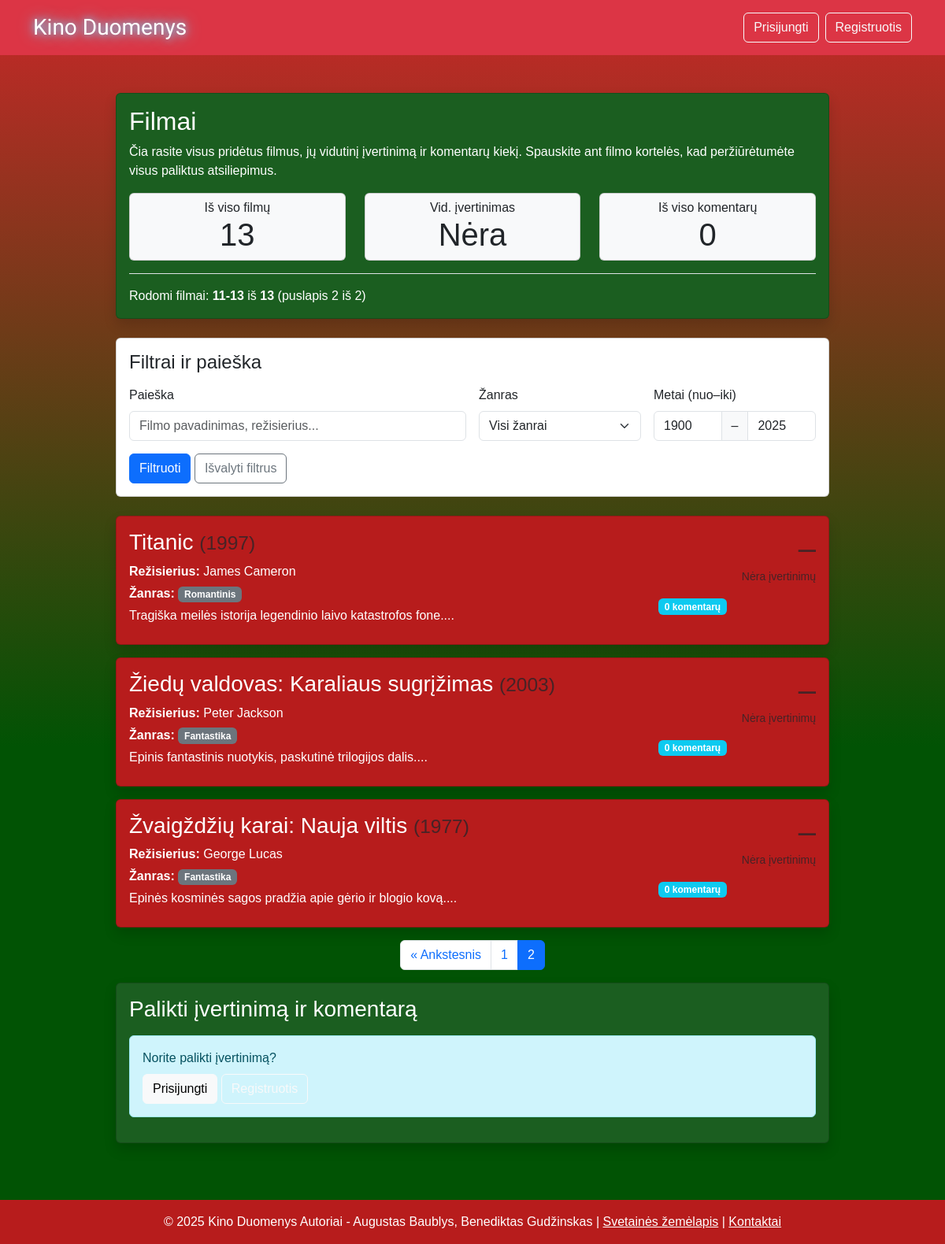
Screenshot of /movies.php?page=2 with the database file from the repository.
### tables this page shows
CREATE TABLE movies (
    id INT PRIMARY KEY AUTO_INCREMENT,
    title VARCHAR(255) NOT NULL,
    release_year INT,
    director VARCHAR(100),
    description TEXT,
    genre VARCHAR(50),
    created_at TIMESTAMP DEFAULT CURRENT_TIMESTAMP
);

### movies.php (the view, shortened to what the rows shown need)
<?php
require_once 'includes/config.php';
require_once 'php/Database.php';
$db = new Database();
$year_from = isset($_GET['year_from']) ? intval($_GET['year_from']) : 1900;
$year_to = isset($_GET['year_to']) ? intval($_GET['year_to']) : date('Y');
$limit = 10;
$page = isset($_GET['page']) ? max(1, intval($_GET['page'])) : 1;
$offset = ($page - 1) * $limit;
$sql = "
    SELECT m.*,
           AVG(r.rating) as avg_rating,
           COUNT(r.id) as review_count
    FROM movies m
    LEFT JOIN reviews r ON m.id = r.movie_id
    WHERE 1=1
";
$params = [];
$sql .= " AND (m.release_year IS NULL OR (m.release_year >= ? AND m.release_year <= ?))";
$params[] = $year_from;
$params[] = $year_to;
$sql .= " GROUP BY m.id ORDER BY m.title";
$sql .= " LIMIT ? OFFSET ?";
$params[] = $limit;
$params[] = $offset;
$movies = $db->fetchAll($sql, $params);
include 'includes/header.php';
?>
<main class="container mt-4">
    <div class="row justify-content-center">
        <section class="col-lg-10">
            <div class="card card-green mb-4 shadow">
                <div class="card-body">
                    <h2 class="card-title">Filmai</h2>
                </div>
            </div>
            <?php if (empty($movies)): ?>
                <div class="alert alert-warning">
                    Filmų nerasta. Pabandykite kitus filtrus arba
                    <?php if (isset($_SESSION['is_admin']) && $_SESSION['is_admin']): ?>
                        <a href="admin/add_movie.php" class="alert-link">pridėkite naują filmą</a>.
                    <?php else: ?>
                        palaukite, kol administratorius pridės filmus.
                    <?php endif; ?>
                </div>
            <?php else: ?>
                <?php foreach ($movies as $movie): ?>
                    <a href="movie.php?id=<?php echo $movie['id']; ?>" class="text-decoration-none text-reset">
                        <div class="card mb-3 card-red shadow hover-lift">
                            <div class="card-body">
                                <div class="row">
                                    <div class="col-md-9">
                                        <h3 class="card-title">
                                            <?php echo htmlspecialchars($movie['title']); ?>
                                            <?php if ($movie['release_year']): ?>
                                                <small class="text-muted">(<?php echo $movie['release_year']; ?>)</small>
                                            <?php endif; ?>
                                        </h3>
                                        <?php if ($movie['director']): ?>
                                            <p class="mb-1">
                                                <strong>Režisierius:</strong>
                                                <?php echo htmlspecialchars($movie['director']); ?>
                                            </p>
                                        <?php endif; ?>
                                        <?php if ($movie['genre']): ?>
                                            <p class="mb-1">
                                                <strong>Žanras:</strong>
                                                <span class="badge bg-secondary"><?php echo htmlspecialchars($movie['genre']); ?></span>
                                            </p>
                                        <?php endif; ?>
                                        <p class="mb-2"><?php echo htmlspecialchars(substr($movie['description'], 0, 150)); ?>...</p>
                                    </div>
                                    <div class="col-md-3 text-end">
                                        <?php if ($movie['avg_rating']): ?>
                                            <div class="mb-3">
                                                <div class="display-6">
                                                    <?php echo number_format($movie['avg_rating'], 1); ?>
                                                    <small class="text-muted fs-6">/10</small>
                                                </div>
                                                <div class="text-warning">
                                                    <?php
                                                    $fullStars = floor($movie['avg_rating']);
                                                    $halfStar = ($movie['avg_rating'] - $fullStars) >= 0.5;
                                                    for ($i = 0; $i < 5; $i++) {
                                                        if ($i < $fullStars) {
                                                            echo '★';
                                                        } elseif ($i == $fullStars && $halfStar) {
                                                            echo '½';
                                                        } else {
                                                            echo '☆';
                                                        }
                                                    }
                                                    ?>
                                                </div>
                                            </div>
                                        <?php else: ?>
                                            <div class="mb-3">
                                                <div class="display-6 text-muted">–</div>
                                                <small class="text-muted">Nėra įvertinimų</small>
                                            </div>
                                        <?php endif; ?>
                                        <div class="d-flex justify-content-between">
                                            <span class="badge bg-info">
                                                <?php echo $movie['review_count']; ?> komentarų
                                            </span>
                                        </div>
                                    </div>
                                </div>
                            </div>
                        </div>
                    </a>
                <?php endforeach; ?>
            <?php endif; ?>
        </section>
    </div>
</main>
<?php
include 'includes/footer.php';
?>

### rows the page displays
movies: title "Titanic", release_year "1997", director "James Cameron", genre "Romantinis", description "Tragiška meilės istorija legendinio laivo katastrofos fone.", review_count "0"
movies: title "Žiedų valdovas: Karaliaus sugrįžimas", release_year "2003", director "Peter Jackson", genre "Fantastika", description "Epinis fantastinis nuotykis, paskutinė trilogijos dalis.", review_count "0"
movies: title "Žvaigždžių karai: Nauja viltis", release_year "1977", director "George Lucas", genre "Fantastika", description "Epinės kosminės sagos pradžia apie gėrio ir blogio kovą.", review_count "0"

### other values shown
$totalMovies "13"
$avgRating "Nėra"
$totalReviews "0"
min(($page - 1) * $limit + 1, $totalMovies) "11"
min($page * $limit, $totalMovies) "13"
$page "2"
max(1, $totalPages) "2"
